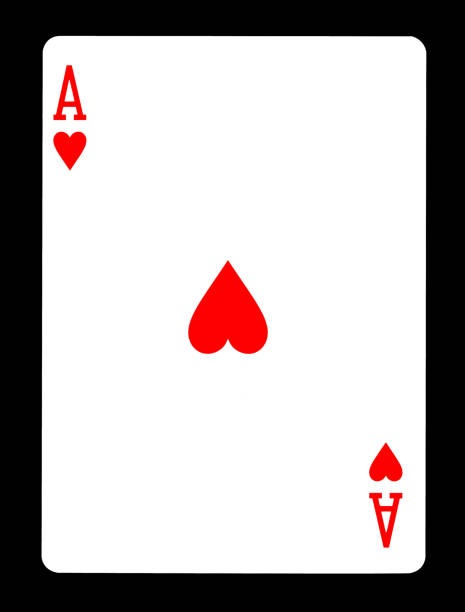
//> input picture T10/Slika1.jpg, 465 x 612 px
$ ./main   (built with g++ and OpenCV 4)
//> lines starting //> are read from the running program, lines starting //| are printed output that depends on the picture
#include <opencv4/opencv2/core.hpp>
#include <opencv4/opencv2/imgproc.hpp>
#include <opencv4/opencv2/highgui.hpp>
#include <opencv2/features2d.hpp>
#include <opencv2/calib3d.hpp>
#include <vector>
#include <algorithm>

int main() {

    // Kreiranje pametnog pokazivaca na objekat tipa cv::SIFT:
    cv::Ptr<cv::SIFT> sift = cv::SIFT::create();

    // Ucitavanje slike:
    cv::Mat slika = cv::imread("../Slika1.jpg", cv::IMREAD_GRAYSCALE);
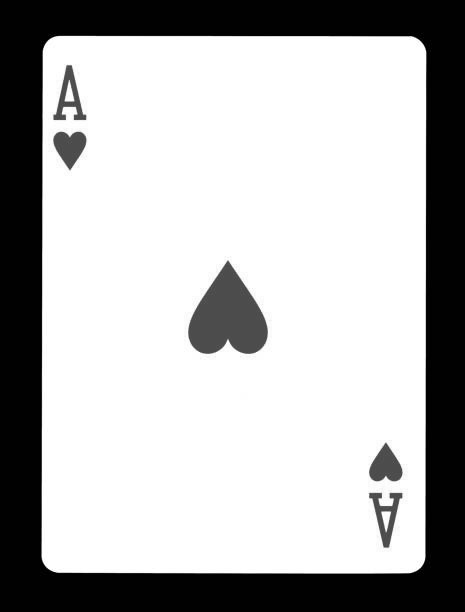
//> slika: 612 rows x 465 cols, CV_8UC1; min 0, max 255, mean 179.8
    cv::Mat sablon = cv::imread("../SablonAS.jpg", cv::IMREAD_GRAYSCALE);
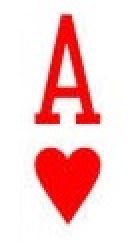
//> input picture T10/SablonAS.jpg, 70 x 121 px (shown 2 times larger)
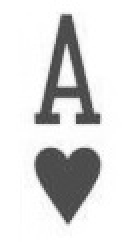
//> sablon: 121 rows x 70 cols, CV_8UC1 (shown 2 times larger); min 61, max 255, mean 221.7

    // Pravimo vektore za keypoints na slici i na sablonu:
    std::vector<cv::KeyPoint> keypoints_slika, keypoints_sablon;

    // Pravimo matricu za deskriptore i na slici i na sablonu:
    cv::Mat deskriptori_slika, deskriptori_sablon;

    // Samo pozovemo funkciju za racunanje keypoint-a i deskriptora:
    sift->detectAndCompute(slika, cv::noArray(), keypoints_slika, deskriptori_slika, false);
//> keypoints_slika = 72 keypoints; strongest (x, y, size): (228, 317, 49.6), (385, 465, 19.5), (71, 147, 18.2), (59, 52, 24.8)
    sift->detectAndCompute(sablon, cv::noArray(), keypoints_sablon, deskriptori_sablon, false);
//> keypoints_sablon = 29 keypoints; strongest (x, y, size): (34, 89, 19.7), (44, 58, 6.8), (23, 58, 6.8), (33, 39, 5.5)

    // Sada pozivamo funkciju koja ce da nacrta keypoints na slici i na sablonu:
    cv::Mat pomocna_slika, pomocni_sablon;
    cv::drawKeypoints(slika, keypoints_slika, pomocna_slika, cv::Scalar::all(-1), cv::DrawMatchesFlags::DEFAULT);
    cv::drawKeypoints(sablon, keypoints_sablon, pomocni_sablon, cv::Scalar::all(-1), cv::DrawMatchesFlags::DEFAULT);
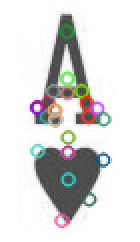
//> pomocni_sablon: 121 rows x 70 cols, CV_8UC3 (shown 2 times larger); mean B, G, R 219.7, 220.3, 220.6

    // Prikaz izvadjenih keypoint-a:
    cv::imshow("Keypoints na slici", pomocna_slika);
    cv::imshow("Keypoints na sablonu", pomocni_sablon);
    cv::waitKey();

    // Potrebno je naci koji deskriptori se podudaraju za ulaznu sliku i za sablon:
    cv::BFMatcher matcher(cv::NORM_L2);
    std::vector<cv::DMatch> matches;

    matcher.BFMatcher::match(deskriptori_sablon, deskriptori_slika, matches);
//> matches = 29 matches

    // Sada gledamo koliko su koji matchevi "udaljeni":
    double max_udaljenost;
    std::vector<double> udaljenosti;

    for(int i  = 0; i < matches.size(); i++)
        udaljenosti.push_back(matches.at(i).distance);
//> this loop made 29 passes

    // Pronadjemo najvecu udaljenost dva matcha:
    max_udaljenost = *std::max_element(udaljenosti.begin(), udaljenosti.end());
//> max_udaljenost = 395.3

    // Postavimo threshold za matcheve na osnovu max_udaljenost:
    double k = 0.1;
    double threshold = k * max_udaljenost;
//> threshold = 39.53

    // Sada upisujemo sve matcheve koji su ispod thresholda u novi vektor za podudaranja:
    std::vector<cv::DMatch> podudaranja;

    for(int i = 0; i < matches.size(); i++)
        if(udaljenosti.at(i) <= threshold)
            podudaranja.push_back(matches.at(i));

    // Na kraju crtamo sva podudaranja koju su bila ispod gore navedenog thresholda:
    cv::Mat pomocna_slika2;
    cv::drawMatches(sablon, keypoints_sablon, slika, keypoints_slika, podudaranja, pomocna_slika2, cv::Scalar::all(-1), cv::Scalar::all(-1), std::vector<char>(), cv::DrawMatchesFlags::DEFAULT);
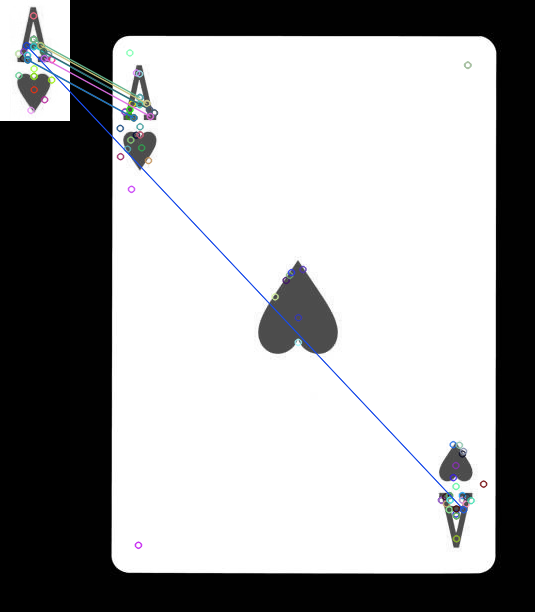
//> pomocna_slika2: 612 rows x 535 cols, CV_8UC3; mean B, G, R 162.1, 161.6, 161.4

    cv::imshow("Rezultat", pomocna_slika2);
    cv::waitKey();

    cv::imwrite("../konacni.jpg", pomocna_slika2);

    return 0;
}
